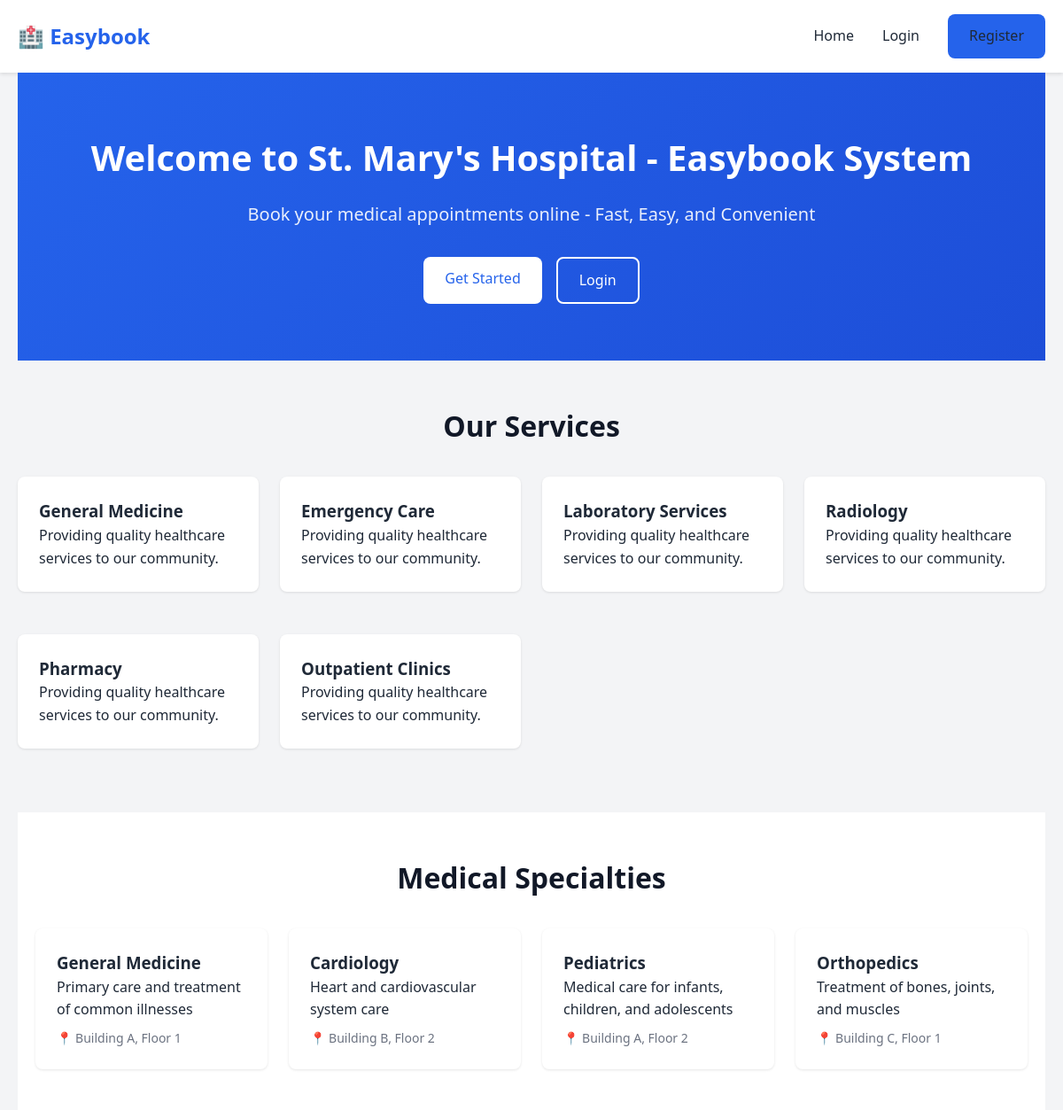
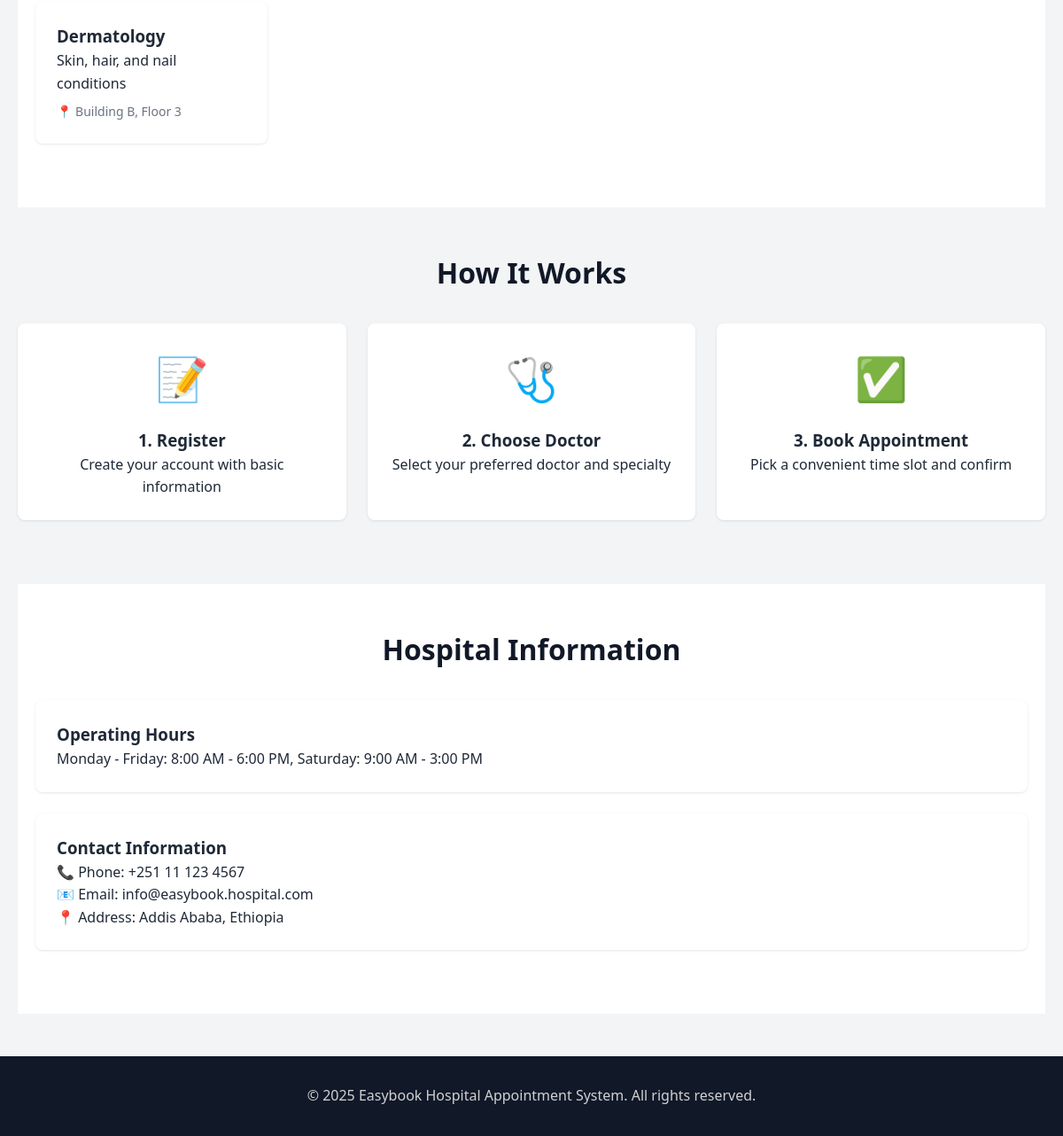
The page / on the database its author committed (2 pictures, top to bottom).
### app/models.py (models this page shows, shortened)
class Specialty(db.Model):
    __tablename__ = 'specialties'
    id = db.Column(db.Integer, primary_key=True)
    name = db.Column(db.String(100), unique=True, nullable=False)
    description = db.Column(db.Text)
    department_location = db.Column(db.String(100))
    created_at = db.Column(db.DateTime, default=datetime.utcnow)
    doctors = db.relationship('Doctor', backref='specialty', lazy=True)

### app/routes.py (the view)
@main.route('/')
def index():
    specialties = Specialty.query.all()
    return render_template('index.html',
                         hospital_name=Config.HOSPITAL_NAME,
                         operating_hours=Config.HOSPITAL_OPERATING_HOURS,
                         services=Config.HOSPITAL_SERVICES,
                         specialties=specialties)

### templates/index.html
{% extends "base.html" %} {% block title %}Home - Easybook {% endblock %} {%
block content %}
<div class="hero">
  <div class="container">
    <h1>Welcome to {{ hospital_name }}</h1>
    <p>Book your medical appointments online - Fast, Easy, and Convenient</p>
    <div
      style="
        display: flex;
        gap: 1rem;
        justify-content: center;
        margin-top: 2rem;
      "
    >
      <a
        href="{{ url_for('main.register') }}"
        class="btn btn-primary"
        style="background: white; color: #2563eb"
        >Get Started</a
      >
      <a
        href="{{ url_for('main.login') }}"
        class="btn btn-outline"
        style="border-color: white; color: white"
        >Login</a
      >
    </div>
  </div>
</div>
<div class="section">
  <h2 class="section-title">Our Services</h2>
  <div class="grid-3">
    {% for service in services %}
    <div class="card">
      <h3>{{ service }}</h3>
      <p>Providing quality healthcare services to our community.</p>
    </div>
    {% endfor %}
  </div>
</div>
<div class="section" style="background: white; padding: 3rem 0">
  <div class="container">
    <h2 class="section-title">Medical Specialties</h2>
    <div class="grid-3">
      {% for specialty in specialties %}
      <div class="card">
        <h3>{{ specialty.name }}</h3>
        <p>{{ specialty.description }}</p>
        <p style="color: #6b7280; font-size: 0.875rem; margin-top: 0.5rem">
          📍 {{ specialty.department_location }}
        </p>
      </div>
      {% endfor %}
    </div>
  </div>
</div>
<div class="section">
  <h2 class="section-title">How It Works</h2>
  <div class="grid-3">
    <div class="card text-center">
      <div style="font-size: 3rem; margin-bottom: 1rem">📝</div>
      <h3>1. Register</h3>
      <p>Create your account with basic information</p>
    </div>
    <div class="card text-center">
      <div style="font-size: 3rem; margin-bottom: 1rem">🩺</div>
      <h3>2. Choose Doctor</h3>
      <p>Select your preferred doctor and specialty</p>
    </div>
    <div class="card text-center">
      <div style="font-size: 3rem; margin-bottom: 1rem">✅</div>
      <h3>3. Book Appointment</h3>
      <p>Pick a convenient time slot and confirm</p>
    </div>
  </div>
</div>
<div class="section" style="background: white; padding: 3rem 0">
  <div class="container">
    <h2 class="section-title">Hospital Information</h2>
    <div class="card">
      <h3>Operating Hours</h3>
      <p>{{ operating_hours }}</p>
    </div>
    <div class="card">
      <h3>Contact Information</h3>
      <p>📞 Phone: +251 11 123 4567</p>
      <p>📧 Email: info@easybook.hospital.com</p>
      <p>📍 Address: Addis Ababa, Ethiopia</p>
    </div>
  </div>
</div>
{% endblock %}

### templates/base.html (shortened to what this page needs)
<!DOCTYPE html>
<html lang="en">
  <head>
    <link
      rel="stylesheet"
      href="{{ url_for('static', filename='css/style.css') }}"
    />
  </head>
  <body>
    <nav>
      <div class="container">
        <a href="{{ url_for('main.index') }}" class="logo">🏥 Easybook</a>
        <ul class="nav-links">
          {% if current_user.is_authenticated %} {% if current_user.is_admin()
          %}
          <li><a href="{{ url_for('main.admin_dashboard') }}">Dashboard</a></li>
          <li><a href="{{ url_for('main.admin_doctors') }}">Doctors</a></li>
          <li><a href="{{ url_for('main.admin_schedules') }}">Schedules</a></li>
          <li>
            <a href="{{ url_for('main.admin_appointments') }}">Appointments</a>
          </li>
          {% else %}
          <li>
            <a href="{{ url_for('main.patient_dashboard') }}">Dashboard</a>
          </li>
          <li>
            <a href="{{ url_for('main.book_appointment') }}"
              >Book Appointment</a
            >
          </li>
          {% endif %}
          <li>
            <a href="{{ url_for('main.logout') }}" class="btn btn-outline"
              >Logout</a
            >
          </li>
          {% else %}
          <li><a href="{{ url_for('main.index') }}">Home</a></li>
          <li><a href="{{ url_for('main.login') }}">Login</a></li>
          <li>
            <a href="{{ url_for('main.register') }}" class="btn btn-primary"
              >Register</a
            >
          </li>
          {% endif %}
        </ul>
      </div>
    </nav>
    <main>
      <div class="container">
         {% block content %}{% endblock %}
      </div>
    </main>
    <footer>
      <div class="container">
        <p>
          &copy; 2025 Easybook Hospital Appointment System. All rights reserved.
        </p>
      </div>
    </footer>
  </body>
</html>

### static/css/style.css (style rules this page uses)
:root { --primary-color: #2563eb; --primary-dark: #1d4ed8; --secondary-color: #10b981; --danger-color: #ef4444; --warning-color: #f59e0b; --gray-100: #f3f4f6; --gray-200: #e5e7eb; --gray-300: #d1d5db; --gray-600: #4b5563; --gray-800: #1f2937; --gray-900: #111827; }
* { margin: 0; padding: 0; box-sizing: border-box; }
body { font-family: "Segoe UI", Tahoma, Geneva, Verdana, sans-serif; line-height: 1.6; color: var(--gray-800); background-color: var(--gray-100); }
.container { max-width: 1200px; margin: 0 auto; padding: 0 20px; }
nav { background-color: white; box-shadow: 0 2px 4px rgba(0, 0, 0, 0.1); padding: 1rem 0; }
nav .container { display: flex; justify-content: space-between; align-items: center; }
.logo { font-size: 1.5rem; font-weight: bold; color: var(--primary-color); text-decoration: none; }
.nav-links { display: flex; gap: 2rem; list-style: none; align-items: center; }
.nav-links a { text-decoration: none; color: var(--gray-800); transition: color 0.3s; }
.btn { padding: 0.75rem 1.5rem; border: none; border-radius: 0.5rem; cursor: pointer; font-size: 1rem; text-decoration: none; display: inline-block; transition: all 0.3s; }
.btn-primary { background-color: var(--primary-color); color: white; }
.btn-outline { background-color: transparent; border: 2px solid var(--primary-color); color: var(--primary-color); }
.card { background: white; border-radius: 0.5rem; box-shadow: 0 1px 3px rgba(0, 0, 0, 0.1); padding: 1.5rem; margin-bottom: 1.5rem; }
.hero { background: linear-gradient(135deg, var(--primary-color), #1d4ed8); color: white; padding: 4rem 0; text-align: center; }
.hero h1 { font-size: 2.5rem; margin-bottom: 1rem; }
.hero p { font-size: 1.25rem; margin-bottom: 2rem; opacity: 0.9; }
.section { padding: 3rem 0; }
.section-title { font-size: 2rem; margin-bottom: 2rem; text-align: center; color: var(--gray-900); }
.grid-3 { display: grid; grid-template-columns: repeat(auto-fit, minmax(250px, 1fr)); gap: 1.5rem; }
.text-center { text-align: center; }
footer { background-color: var(--gray-900); color: white; text-align: center; padding: 2rem 0; margin-top: 3rem; }
footer p { opacity: 0.8; }

### rows shown on the page
Specialty: name "General Medicine", description "Primary care and treatment of common illnesses", department_location "Building A, Floor 1"
Specialty: name "Cardiology", description "Heart and cardiovascular system care", department_location "Building B, Floor 2"
Specialty: name "Pediatrics", description "Medical care for infants, children, and adolescents", department_location "Building A, Floor 2"
Specialty: name "Orthopedics", description "Treatment of bones, joints, and muscles", department_location "Building C, Floor 1"
Specialty: name "Dermatology", description "Skin, hair, and nail conditions", department_location "Building B, Floor 3"

### other values the page prints
{{ hospital_name }} "St. Mary's Hospital - Easybook System"
{{ service }} "General Medicine" "Emergency Care" "Laboratory Services" "Radiology" "Pharmacy" "Outpatient Clinics"
{{ operating_hours }} "Monday - Friday: 8:00 AM - 6:00 PM, Saturday: 9:00 AM - 3:00 PM"
